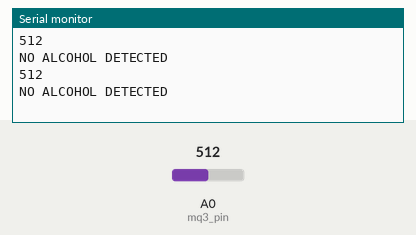
The sketch below on a simulated Arduino Uno, built with avr-gcc and run on an emulated ATmega328P. Shown: the last lines printed to the serial monitor. The test bench sets the inputs (shaded band); at power-on: A0 (mq3_pin) = 512.

Above: at 1.8 s.
1.9 s: A0 (mq3_pin) set to 685
At 2.6 s:
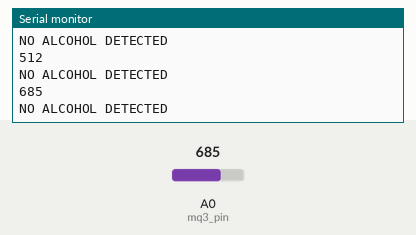
3.4 s: A0 (mq3_pin) set to 707
At 4.8 s:
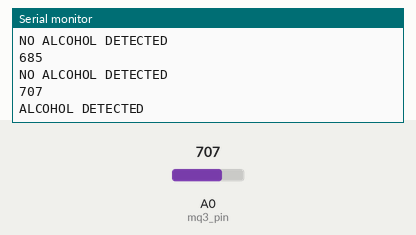
Timing chart, 0 to 6.4 s (numbered marks = the images above; inputs shaded):
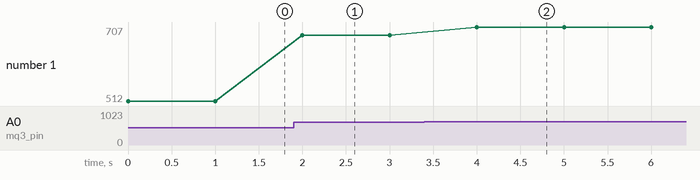

The sketch:

alcohol.ino
```cpp
int mq3_pin = A0; // Set up the analog input pin for the MQ-3 sensor
int threshold = 700; // Define the alcohol detection threshold

void setup() {
  Serial.begin(9600); // Set up serial communication for debugging
}

void loop() {
  // Read the sensor value
  int alcohol_value = analogRead(mq3_pin);
  Serial.println(alcohol_value);

  // Check if the alcohol level is above the threshold
  if (alcohol_value > threshold) {
    Serial.println("ALCOHOL DETECTED");
  } else {
    Serial.println("NO ALCOHOL DETECTED");
  }

  // Wait for 1 second before taking the next reading
  delay(1000);
}
```

Measured:
- the behaviour switches between 700 and 701 on A0 (mq3_pin) (found by bisection; images 1 and 2)
- after the input at 1.9 s, the serial monitor: prints a new line after 0.10 s (image 1)
- after the input at 3.4 s, the serial monitor: prints a new line after 0.60 s (image 2)
- plotted number 1: 512 → 685 after the input at 1.9 s, 685 → 707 after the input at 3.4 s
